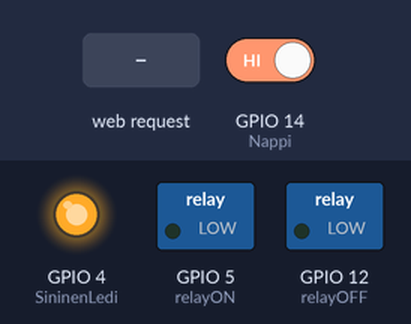
A sketch run on a simulated ESP8266 (NodeMCU). Shown: switched loads named in the sketch (green lamp = pin HIGH), output pins drawn as LEDs (lit = HIGH). The test bench sets the inputs (shaded band); at power-on: GPIO 14 (Nappi) HIGH. WiFi joins after 1.5 s; servers stay silent unless stated; network time is answered at once with the bench clock; the local clock reads 2024-03-15 10:24:30 at power-on unless the sketch sets it; what the sketch prints to the serial monitor is not drawn.

Above: at 2.7 s.
2.8 s: GPIO 14 (Nappi) driven LOW
At 3.4 s:
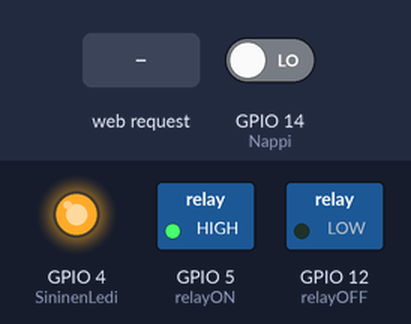
5.8 s: GPIO 14 (Nappi) driven HIGH
At 6.6 s:
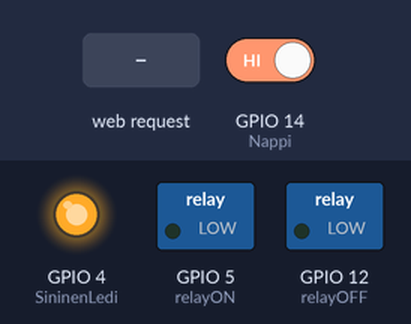
7.3 s: HTTP request GET /5/on received
At 8.2 s:
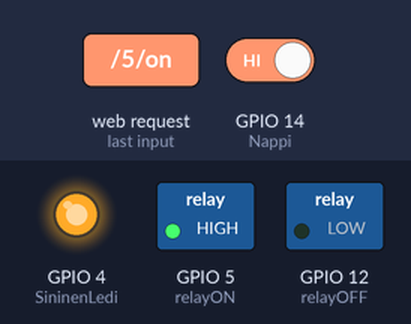
8.8 s: HTTP request GET /4/off received
At 9.3 s:
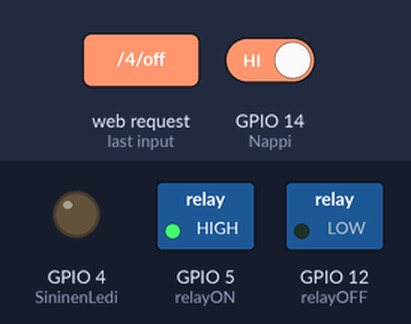
10.3 s: HTTP request GET /5/off received
At 11.6 s:
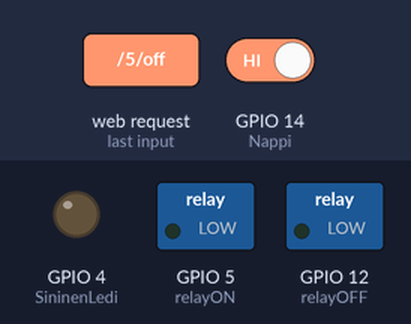
Timing chart, 0 to 12.8 s (numbered marks = the images above; inputs shaded):
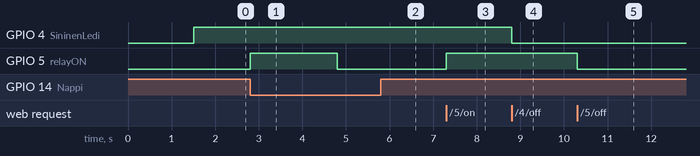

The sketch:

yolamppu.ino
```cpp
// Yölamppu, joka käynnistyy auringonlaskiessa
// nerokkaan kaavan alku=11+month*2 mukaan


#include <NTPClient.h>
#include <ESP8266WiFi.h>
#include <WiFiUdp.h>


// Replace with your network credentials
const char* ssid     = "***";
const char* password = "***";

const long utcOffsetInSeconds = 3600;
char daysOfTheWeek[7][12] = {"Sunday", "Monday", "Tuesday", "Wednesday", "Thursday", "Friday", "Saturday"};
WiFiUDP ntpUDP;
NTPClient timeClient(ntpUDP, "pool.ntp.org", utcOffsetInSeconds);


// Set web server port number to 80
WiFiServer server(80);

// Variable to store the HTTP request
String header;

// Auxiliar variables to store the current output state
String relayONState = "off";
String relayOFFState = "off";
String SininenLediState = "off";

// Assign output variables to GPIO pins
const int relayON = 5;
const int relayOFF = 12;
const int SininenLedi = 4;
const int Nappi = 14;

unsigned long previousMillis = 0;
const long interval = 600000; // 10 minuuttia

void setup() {
  Serial.begin(115200);
  // Initialize the output variables as outputs
  pinMode(relayON, OUTPUT);
  pinMode(relayOFF, OUTPUT);
  pinMode(SininenLedi, OUTPUT);
  pinMode(Nappi, INPUT);
  // Set outputs to LOW
  digitalWrite(relayON, LOW);
  digitalWrite(relayOFF, LOW);
  digitalWrite(SininenLedi, LOW);

  // Connect to Wi-Fi network with SSID and password
  Serial.print("Connecting to ");
  Serial.println(ssid);
  WiFi.begin(ssid, password);
  while (WiFi.status() != WL_CONNECTED) {
    delay(500);
    Serial.print(".");
  }
  // Print local IP address and start web server
  Serial.println("");
  Serial.println("WiFi connected.");
  Serial.println("IP address: ");
  Serial.println(WiFi.localIP());
  server.begin();
  //  WiFi.softAP("Yolamppu", "Juhannusyona");
  WiFi.softAPdisconnect(true);
  digitalWrite(SininenLedi, HIGH);
  timeClient.begin();
  timeClient.setTimeOffset(3600*2);
}

int getMonth() {
  return ((timeClient.getEpochTime()  / 2629743L) % 12 + 1);
}


void loop(){
  WiFiClient client = server.available();   // Listen for incoming clients
  timeClient.update();
  int hour=timeClient.getHours();
  int minute=timeClient.getMinutes();
  int month=getMonth();
  int alku=11+month*2;
  if (month > 6) { alku=11+(13-month)*2 ;} ;
  int loppu=24-alku ;

  /*
  if (hour == alku && minute == 0 && relayONState == "off" ) {
    Serial.println("GPIO 5 on");
    relayONState = "on";
    digitalWrite(relayON, HIGH); }

  if (hour == loppu && minute == 0 && relayONState == "on" ) {
      Serial.println("GPIO 5 off");
      relayONState = "off";
      digitalWrite(relayON, LOW);
     }
  */

  unsigned long currentMillis = millis();
  /* if (  relayONState == "on" ) {
      if (currentMillis - previousMillis >= interval) {
      Serial.println("GPIO 5 timer off");
      relayONState = "off";
      digitalWrite(relayON, LOW); } }  */

  if ( digitalRead(Nappi) == 0) {
    previousMillis = currentMillis;
    if (  relayONState == "off" ) {
      Serial.println("GPIO 5 on");
      relayONState = "on";
      digitalWrite(relayON, HIGH); }
    else {
      Serial.println("GPIO 5 off");
      relayONState = "off";
      digitalWrite(relayON, LOW);
     }
    delay(2000); }
  if (client) {                             // If a new client connects,
    Serial.println("New Client.");          // print a message out in the serial port
    String currentLine = "";                // make a String to hold incoming data from the client
    while (client.connected()) {            // loop while the client's connected
      if (client.available()) {             // if there's bytes to read from the client,
        char c = client.read();             // read a byte, then
        Serial.write(c);                    // print it out the serial monitor
        header += c;
        if (c == '\n') {                    // if the byte is a newline character
          // if the current line is blank, you got two newline characters in a row.
          // that's the end of the client HTTP request, so send a response:
          if (currentLine.length() == 0) {
            // HTTP headers always start with a response code (e.g. HTTP/1.1 200 OK)
            // and a content-type so the client knows what's coming, then a blank line:
            client.println("HTTP/1.1 200 OK");
            client.println("Content-type:text/html");
            client.println("Connection: close");
            client.println();

            // turns the GPIOs on and off
            if (header.indexOf("GET /5/on") >= 0) {
              Serial.println("GPIO 5 on");
              relayONState = "on";
              digitalWrite(relayON, HIGH);
	      previousMillis = currentMillis;
            } else if (header.indexOf("GET /5/off") >= 0) {
              Serial.println("GPIO 5 off");
              relayONState = "off";
              digitalWrite(relayON, LOW);
            } else if (header.indexOf("GET /4/on") >= 0) {
              Serial.println("GPIO 4 on");
              SininenLediState = "on";
              digitalWrite(SininenLedi, HIGH);
            } else if (header.indexOf("GET /4/off") >= 0) {
              Serial.println("GPIO 4 off");
              SininenLediState = "off";
              digitalWrite(SininenLedi, LOW);
            }

            // Display the HTML web page
            client.println("<!DOCTYPE html><html>");
            client.println("<head><meta name=\"viewport\" content=\"width=device-width, initial-scale=1\">");
            client.println("<link rel=\"icon\" href=\"data:,\">");
            // CSS to style the on/off buttons
            // Feel free to change the background-color and font-size attributes to fit your preferences
            client.println("<style>html { font-family: Helvetica; display: inline-block; margin: 0px auto; text-align: center;}");
            client.println(".button { background-color: #195B6A; border: none; color: white; padding: 16px 40px;");
            client.println("text-decoration: none; font-size: 30px; margin: 2px; cursor: pointer;}");
            client.println(".button2 {background-color: #77878A;}</style></head>");

            // Web Page Heading
            client.println("<body><h1>YOVALO</h1> ");
	          client.println(month);
	          client.println("/");
	          client.println(hour);
	          client.println(":");
             	  client.println(minute);
		  client.println("/");
	          client.println(alku);
	          client.println("--");
	          client.println(loppu);
            // Display current state, and ON/OFF buttons for GPIO 5
            client.println("<p>RELE</p>");
            // If the relayONState is off, it displays the ON button
            if (relayONState=="off") {
              client.println("<p><a href=\"/5/on\"><button class=\"button\">ON</button></a></p>");
            } else {
              client.println("<p><a href=\"/5/off\"><button class=\"button button2\">OFF</button></a></p>");
            }

            // Display current state, and ON/OFF buttons for GPIO 4
            client.println("<p>SININEN LEDI </p>"); // testauksen vuoksi
            // If the SininenLediState is off, it displays the ON button
            if (SininenLediState=="off") {
              client.println("<p><a href=\"/4/on\"><button class=\"button\">ON</button></a></p>");
            } else {
              client.println("<p><a href=\"/4/off\"><button class=\"button button2\">OFF</button></a></p>");
            }
            client.println("</body></html>");

            // The HTTP response ends with another blank line
            client.println();
            // Break out of the while loop
            break;
          } else { // if you got a newline, then clear currentLine
            currentLine = "";
          }
        } else if (c != '\r') {  // if you got anything else but a carriage return character,
          currentLine += c;      // add it to the end of the currentLine
        }
      }
    }
    // Clear the header variable
    header = "";
    // Close the connection
    client.stop();
    Serial.println("Client disconnected.");
    Serial.println("");
  }
}
```

Measured:
- after the input at 2.8 s, GPIO 5 (relayON): LOW → HIGH at once, → LOW 2.0 s later
- after the input at 5.8 s, GPIO 5 (relayON): stays LOW (without the input it goes to HIGH after 1.0 s)
- after the input at 7.3 s, GPIO 5 (relayON): LOW → HIGH at once
- after the input at 8.8 s, GPIO 4 (SininenLedi): HIGH → LOW at once
- after the input at 10.3 s, GPIO 5 (relayON): HIGH → LOW at once
